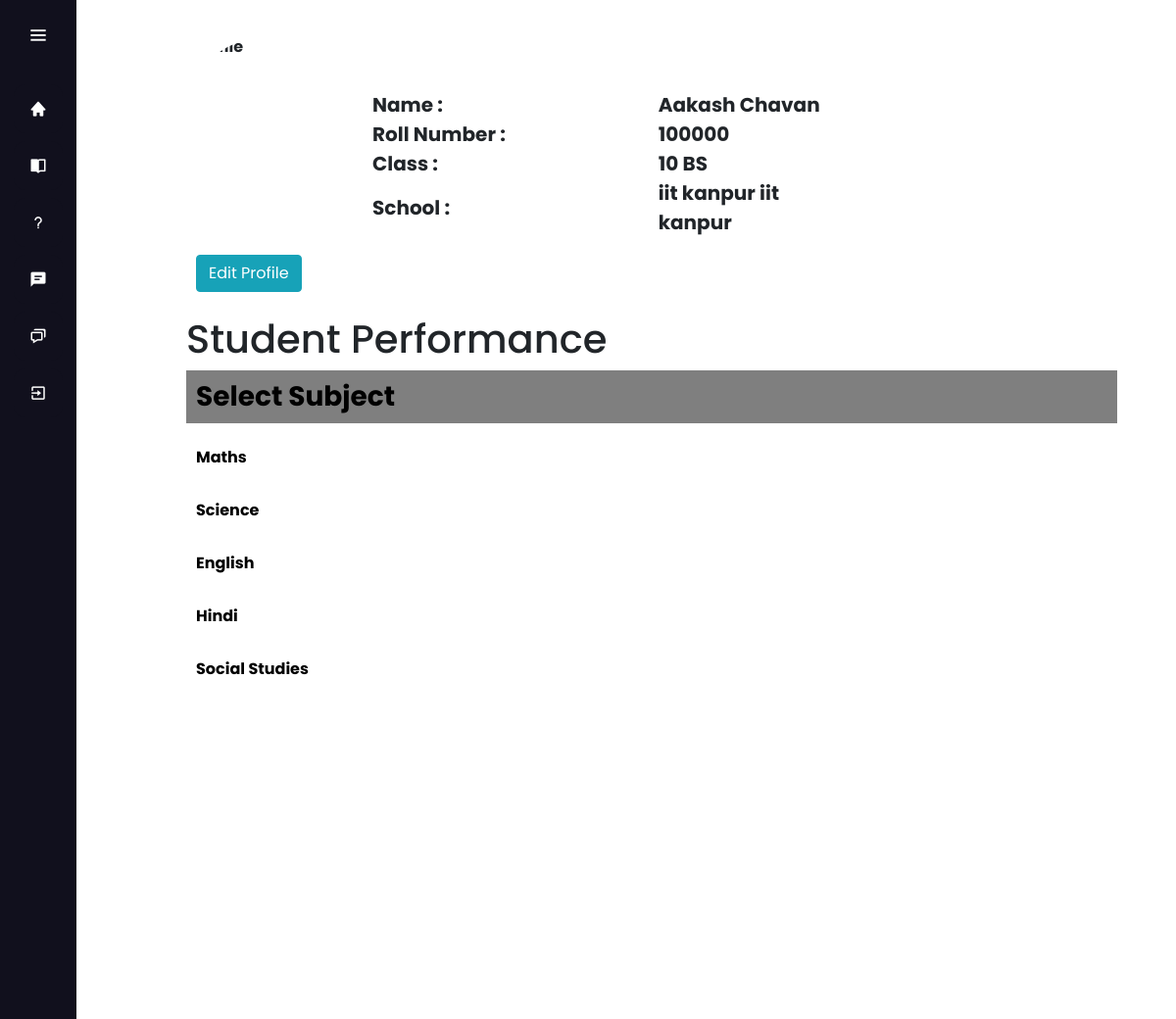
The app's page /profile/ (signed in), older data.
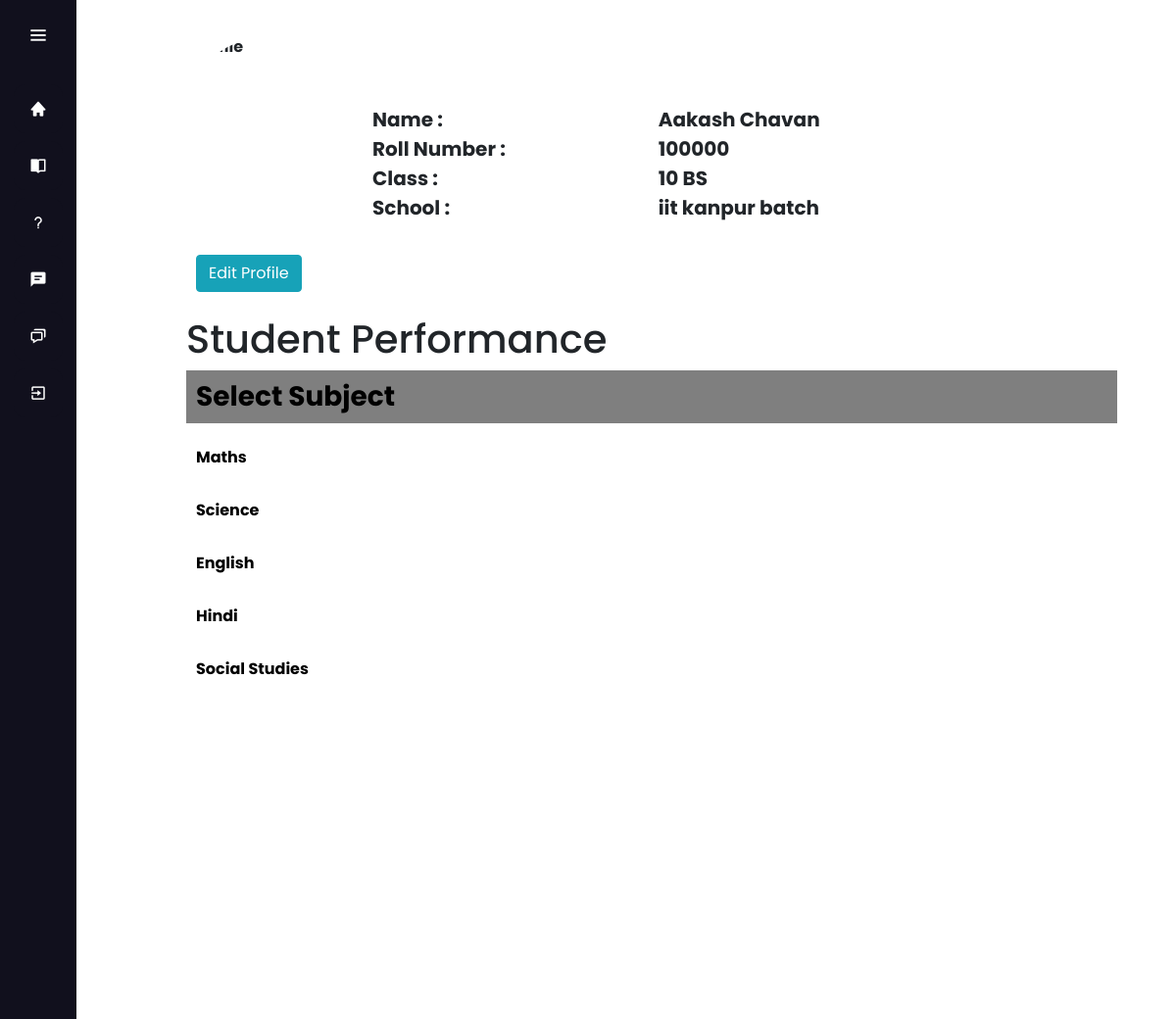
The same page, newer data.
### profileapp/models.py (models this page shows)
class USER_PROFILE_DATABASE(models.Model):
	edit_once = models.BooleanField(default=False)
	user_signup_db_mapping = models.OneToOneField("loginapp.USER_SIGNUP_DATABASE", on_delete=models.CASCADE)
	user_profile_photo = models.FileField(upload_to="image/", null=True, verbose_name="", default=f"{MEDIA_ROOT}/image/profile_photo.jpg")
	father_name = models.CharField(max_length=NAME_LIMIT, default="")
	mother_name = models.CharField(max_length=NAME_LIMIT, default="")

### loginapp/models.py (models this page shows)
class USER_SIGNUP_DATABASE(models.Model):
	first_name = models.CharField(max_length=NAME_LIMIT)
	last_name = models.CharField(max_length=NAME_LIMIT)
	user_class = models.CharField(max_length=USER_CLASS["class_length"])
	user_section = models.CharField(max_length=USER_CLASS["section_length"])
	user_contact = models.CharField(max_length=USER_CONTACT["contact_length"][1])
	user_r_number = models.CharField(max_length=R_NUMBER["number_length"][1])
	school_name = models.TextField()
	user_category = models.CharField(max_length=USER_CATEGORY["length_limit"])
	email_address = models.EmailField()
	password = models.BinaryField(max_length=PASSWORD_LENGTH["length_range"][1])
	user_created_time = models.DateTimeField(auto_now_add=True)
	verfied_user = models.BooleanField(default=False)
	connected_to = models.OneToOneField("loginapp.TEACHER_CODE_MAPPING", on_delete=models.CASCADE, null=True) # For students it will be "None"
	class_course_field = models.OneToOneField("courseapp.CLASS_COURSES_MAPPING", on_delete=models.CASCADE, null=True)  # For teachers it will be "None"

### profileapp/views.py (the view, shortened to what this page needs)
# urls.py: path("profile/", profile_views.profilePage),
def profilePage(request):
	if request.POST or len(request.POST) > 0:
		return HttpResponse(f'''<body><script>alert("Some error occured: Incorrect Http Method")</script><meta http-equiv="refresh" content='0; url="/profile/"'/></body>''')
	csrf_token = csrf.get_token(request)
	active_status = False
	user_id = None
	if request.session.has_key('user_id'):
		active_status = True
		user_id = request.session["user_id"]
	extract_user__user_signup_database = login_models.USER_SIGNUP_DATABASE.objects.get(id=user_id)
	if active_status:
		if extract_user__user_signup_database.user_category == "STUDENT":
			selected_user_class = extract_user__user_signup_database.user_class
			selected_user_section = extract_user__user_signup_database.user_section
			generated_unique_id = str(selected_user_class) + str(selected_user_section) + str(OFFERING_YEAR)
			all_course_id = course_models.CLASS_COURSES_MAPPING.objects.get(unique_id=generated_unique_id)
			all_course_id = all_course_id.course_id_array
			all_course_id = all_course_id.strip().split(" ")
			all_course_id = { i: all_course_id[i] for i in range(len(all_course_id)) }
			user_courses = course_models.AVAILABLE_COURSES.objects.filter(course_id__in=all_course_id)
			test_all_answer_list = dict()
			extract_user__user_profile_database = profile_models.USER_PROFILE_DATABASE.objects.get(user_signup_db_mapping=extract_user__user_signup_database)
			profile_data = extract_user__user_profile_database
			return render(request, "profile_page_student.html", {"MEDIA_URL":MEDIA_URL,"test_all_answer_list":test_all_answer_list, "all_course_list":all_course_id,  "subject_code":  { i: [AVAILABLE_SUBJECTS[i], FULL_NAME[i]] for i in range(len(AVAILABLE_SUBJECTS))}, "current_datetime":datetime.datetime.now(),"user_data" : profile_data})
		return HttpResponse(f'''<body><meta http-equiv="refresh" content='0; url="/login/"'/></body>''')

### Templates/profile_page_student.html (shortened to what this page needs)
<!DOCTYPE html>
<html lang="en" dir="ltr">
  <head>
    {% load static %}
    <link rel="stylesheet" href="{% static 'stylechart.css' %}" />
    {% load static %}
    <link rel="stylesheet" href="{% static 'homepage.css' %}">
    {% load static %}
    <link rel="stylesheet" href="{% static 'test.css' %}">
    {% load static %}
    <link rel="stylesheet" href="{% static 'test1.css' %}">
    {% load static %}
    <link rel="stylesheet" href="{% static 'test_each_page.css' %}">
    <link href='https://unpkg.com/boxicons@2.0.7/css/boxicons.min.css' rel='stylesheet'>
    <link rel="stylesheet" href="https://cdn.jsdelivr.net/npm/bootstrap@4.3.1/dist/css/bootstrap.min.css">
  </head>
<body>
  <div class="sidebar">
    <div class="logo-details">
        <i class='bx bx-menu' id="btn" ></i>
    </div>
    <ul class="nav-list">
      <li>
       <a href="/profile/">
        <i class='bx bxs-home'></i>
       </a>
     </li>
     <li>
       <a href="/lecture/">
        <i class='bx bxs-book-open'></i>
       </a>
     </li>
     <li>
       <a href="/test/">
        <i class='bx bx-question-mark'></i>
       </a>
     </li>
     <li>
       <a href="/forum/">
        <i class='bx bxs-comment-detail' ></i>
       </a>
     </li>
     <li>
       <a href="/news/">
        <i class='bx bx-chat' ></i>
       </a>
     </li>
     <li>
       <a href="/logout/">
        <i class='bx bx-exit'></i>
       </a>
     </li>
    </ul>
  </div>
  <div class="main">
      <section class="profile-section">
        <table class="details-table" >
            <tr style= " text-align: left;">
              <th style="width:30%"><a  class="profile-bot" ><img src="{{MEDIA_URL}}{{profile_data.user_profile_photo}}" alt="Profile" style="width:200px;height:200px;; border-radius:50%;"> </a>
                <br><form style="margin-left: 10%;margin-right: 10%;"action="/profile/edit/" method="get"><button type="submit"  class="btn btn-info">Edit Profile</button></form>
                </th>
              <th>
                <table>
                    <tr>
                    <th class="profile-data" style="width:50%"><a >Name : </a></th>
                    <th class= "profile-data student-name" style="width:30%"><a >{{user_data.user_signup_db_mapping.first_name}} {{user_data.user_signup_db_mapping.last_name}}</a></th>
                    </tr>
                    <tr>
                        {% if user_data.user_signup_db_mapping.user_category == "STUDENT" %}
                        <th class="profile-data" style="width:50%">Roll Number :</th>
                        {% else %}
                        <th class="profile-data" style="width:50%">Registration Number :</th>
                        {% endif %}
                        <th class="profile-data student-roll-number" style="width:10%"><a>{{user_data.user_signup_db_mapping.user_r_number}}</a></th>
                        </tr>
                    <tr>
                    <th class="profile-data" style="width:50%">Class :</th>
                    <th class="profile-data student-class" style="width:10%"><a >{{user_data.user_signup_db_mapping.user_class}} {{user_data.user_signup_db_mapping.user_section}}</a></th>
                    </tr>
                    <tr>
                        <th class="profile-data" style="width:30%">School :</th>
                        <th class="profile-data student-school" style="width:10%"><a >{{user_data.user_signup_db_mapping.school_name}}</a></th>
                        </tr>
                </table>
            </tr>
          </table>
      </section>
      <section class="performance">
        <div class="performance-graph">
            <br>
            <h1>Student Performance</h1>
            <div class="subject">
              <h3 class="sub boxtext" style='font: "Open Sans"; font-weight: bold; overflow-wrap: break-word; color: black; padding: 10px;'>Select Subject</h3>
              <ul class="nav-links">
                {% for k, course_id in all_course_list.items %}
                {% for i, s_c_value in subject_code.items %}
                {% if s_c_value.0 == course_id|slice:"0:2" %}
                <li><a style='font: "Open Sans"; font-weight: bold; overflow-wrap: break-word; color: black; padding: 10px;' class="course" id="course-{{i|add:'1'}}">{{ s_c_value.1 }}</a></li>
                {% endif %}
                {% endfor %}
                {% endfor %}
            </ul>
          </div>
              {% for e , each_course_id in all_course_list.items %}
                  <div class="course-{{e|add:'1'}}">
                    <canvas class="chart{{e}}" width="700px" id="chart"></canvas>
                  <script>
                  const labels ={{test_all_answer_list.e.2}};
                  const data = {
                  labels: labels,
                  datasets: [
                  {
                  label: "Average",
                  backgroundColor: "rgb(255, 99, 132)",
                  borderColor: "rgb(255, 99, 132)",
                  data: {{test_all_answer_list.e.0}},
                  barPercentage: 0.5,
                  barThickness: 40,
                  maxBarThickness: 40,
                  minBarLength: 2,
                  order: 2,
                   },
                  {
                  label: "Marks",
                  type: "line",
                  data: {{test_all_answer_list.e.1}},
                  order: 1,
                  fill: false,
                  showLine: false,
                  backgroundColor: "rgb(0, 0, 0)",
                  },
                  ],
                  };
      const config = {
        type: "bar",
        data: data,
        options: {
          plugins: {
            title: {
              display: true,
              text: "Student Progress",
            },
          },
          scales: {
            y: {
              title: {
                display: true,
                text: "Marks",
              },
            },
            x: {
              title: {
                display: true,
                text: "Progress",
              },
            },
          },
        },
      };
      const myChart = new Chart(document.getElementById("chart{{e}}"), config);
    </script>
                  </div>
                </div>
              {% endfor %}
  {% load static %}
  {% load static %}
  {% load static %}
</body>
</html>

### Templates/static/homepage.css (style rules this page uses)
* { margin: 0; padding: 0; box-sizing: border-box; font-family: "Poppins" , sans-serif; }
.nav-links a { color: white; }
.sidebar { position: fixed; left: 0; top: 0; height: 100%; width: 78px; background: #11101D; padding: 6px 14px; z-index: 99; transition: all 0.5s ease; }
.sidebar .logo-details { height: 60px; display: flex; align-items: center; position: relative; }
.sidebar .logo-details #btn { position: absolute; top: 50%; right: 0; transform: translateY(-50%); font-size: 22px; transition: all 0.4s ease; font-size: 23px; text-align: center; cursor: pointer; transition: all 0.5s ease; }
.sidebar i { color: #fff; height: 60px; min-width: 50px; font-size: 28px; text-align: center; line-height: 60px; }
.sidebar .nav-list { margin-top: 20px; height: 100%; }
.sidebar li { position: relative; margin: 8px 0; list-style: none; }
.sidebar li a { display: flex; height: 100%; width: 100%; border-radius: 12px; align-items: center; text-decoration: none; transition: all 0.4s ease; background: #11101D; }
.sidebar li i { height: 50px; line-height: 50px; font-size: 18px; border-radius: 12px; }
.main, .edit-profile-main { margin-left : 15%; margin-top : 1%; margin-right : 5%; }
.profile-bot { display: flex; }
.profile-data { font-size: 20px; }
.performance { padding-left: 10px; }

### Templates/static/test.css (style rules this page uses)
* { margin: 0; padding: 0; box-sizing: border-box; font-family: "Poppins" , sans-serif; }
.nav-links a { color: white; }
.boxtext { background-color: rgba(0,0,0,.5); color: #fff; }
.sidebar { position: fixed; left: 0; top: 0; height: 100%; width: 78px; background: #11101D; padding: 6px 14px; z-index: 99; transition: all 0.5s ease; }
.sidebar .logo-details { height: 60px; display: flex; align-items: center; position: relative; }
.sidebar .logo-details #btn { position: absolute; top: 50%; right: 0; transform: translateY(-50%); font-size: 22px; transition: all 0.4s ease; font-size: 23px; text-align: center; cursor: pointer; transition: all 0.5s ease; }
.sidebar i { color: #fff; height: 60px; min-width: 50px; font-size: 28px; text-align: center; line-height: 60px; }
.sidebar .nav-list { margin-top: 20px; height: 100%; }
.sidebar li { position: relative; margin: 8px 0; list-style: none; }
.sidebar li a { display: flex; height: 100%; width: 100%; border-radius: 12px; align-items: center; text-decoration: none; transition: all 0.4s ease; background: #11101D; }
.sidebar li i { height: 50px; line-height: 50px; font-size: 18px; border-radius: 12px; }
.main, .edit-profile-main { margin-left : 15%; margin-top : 1%; margin-right : 5%; }
button { border-radius: 10px; }
.nav-links { list-style: none; position: relative; display:block; }
.nav-links li { padding: 5px 0; }
.nav-links li a { color:black; text-decoration: none; padding: 10px 14px; display: flex; align-items: center; }

### Templates/static/test1.css (style rules this page uses)
* { margin: 0; padding: 0; box-sizing: border-box; font-family: "Poppins" , sans-serif; }
.nav-links a { color: white; }
.sidebar { position: fixed; left: 0; top: 0; height: 100%; width: 78px; background: #11101D; padding: 6px 14px; z-index: 99; transition: all 0.5s ease; }
.sidebar .logo-details { height: 60px; display: flex; align-items: center; position: relative; }
.sidebar .logo-details #btn { position: absolute; top: 50%; right: 0; transform: translateY(-50%); font-size: 22px; transition: all 0.4s ease; font-size: 23px; text-align: center; cursor: pointer; transition: all 0.5s ease; }
.sidebar i { color: #fff; height: 60px; min-width: 50px; font-size: 28px; text-align: center; line-height: 60px; }
.sidebar .nav-list { margin-top: 20px; height: 100%; }
.sidebar li { position: relative; margin: 8px 0; list-style: none; }
.sidebar li a { display: flex; height: 100%; width: 100%; border-radius: 12px; align-items: center; text-decoration: none; transition: all 0.4s ease; background: #11101D; }
.sidebar li i { height: 50px; line-height: 50px; font-size: 18px; border-radius: 12px; }
.main, .edit-profile-main { margin-left : 15%; margin-top : 1%; margin-right : 5%; }
button { border-radius: 10px; }
.nav-links { list-style: none; position: relative; display:block; }
.nav-links li { padding: 5px 0; }
.nav-links li a { color:black; text-decoration: none; padding: 10px 14px; display: flex; align-items: center; }

### Templates/static/test_each_page.css (style rules this page uses)
body { background-color: white; }
.boxtext { background-color: rgba(0,0,0,.5); color: #fff; }

Row changes from the older to the newer data that the page shows:
changed through a linked row, USER_PROFILE_DATABASE "Aakash": user_signup_db_mapping.school_name "iit kanpur iit kanpur" → "iit kanpur batch"
